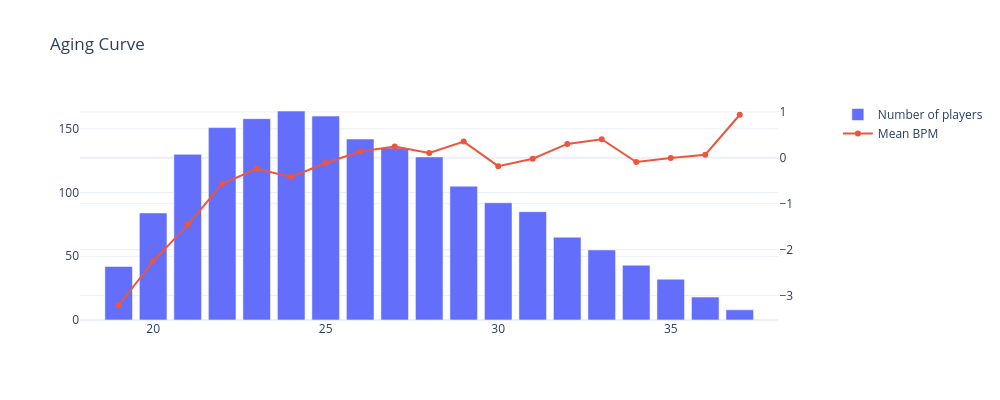

Notebook code cell kept with this figure:
### Code cell
age = players[(players.mp >= 500) & players.age.between(19, 37)]

bpm_mean = age.groupby("age")["bpm"].mean()

player_count = age.groupby("age")["bpm"].count()

age = pd.DataFrame({
    "age": bpm_mean.index,
    "bpm": bpm_mean.values,
    "n": player_count.values
}).reset_index(drop=True)

fig = make_subplots(specs=[[{"secondary_y": True}]])
fig.add_bar(x=age.age, y=age.n, name="Number of players")
fig.add_scatter(x=age.age, y=age.bpm, name="Mean BPM", mode="lines+markers", secondary_y=True)
fig.update_layout(title="Aging Curve", height=400,width=1000)
fig.show()

### Figure 1 — Plotly figure (JSON) as saved in the notebook; plotly's stock layout.template omitted (floating-point values rounded to 4 significant figures)
{"data": [{"name": "Number of players", "type": "bar", "x": [19, 20, 21, 22, 23, 24, 25, 26, 27, 28, 29, 30, 31, 32, 33, 34, 35, 36, 37], "y": [42, 84, 130, 151, 158, 164, 160, 142, 135, 128, 105, 92, 85, 65, 55, 43, 32, 18, 8]}, {"mode": "lines+markers", "name": "Mean BPM", "type": "scatter", "x": [19, 20, 21, 22, 23, 24, 25, 26, 27, 28, 29, 30, 31, 32, 33, 34, 35, 36, 37], "xaxis": "x", "y": [-3.212, -2.255, -1.461, -0.5662, -0.2392, -0.4171, -0.1125, 0.1366, 0.2474, 0.1031, 0.3533, -0.1826, -0.02, 0.3015, 0.4036, -0.09302, -0.003125, 0.06667, 0.9375], "yaxis": "y2"}], "layout": {"height": 400, "title": {"text": "Aging Curve"}, "width": 1000, "xaxis": {"anchor": "y", "domain": [0, 0.94]}, "yaxis": {"anchor": "x", "domain": [0, 1]}, "yaxis2": {"anchor": "x", "overlaying": "y", "side": "right"}}}
